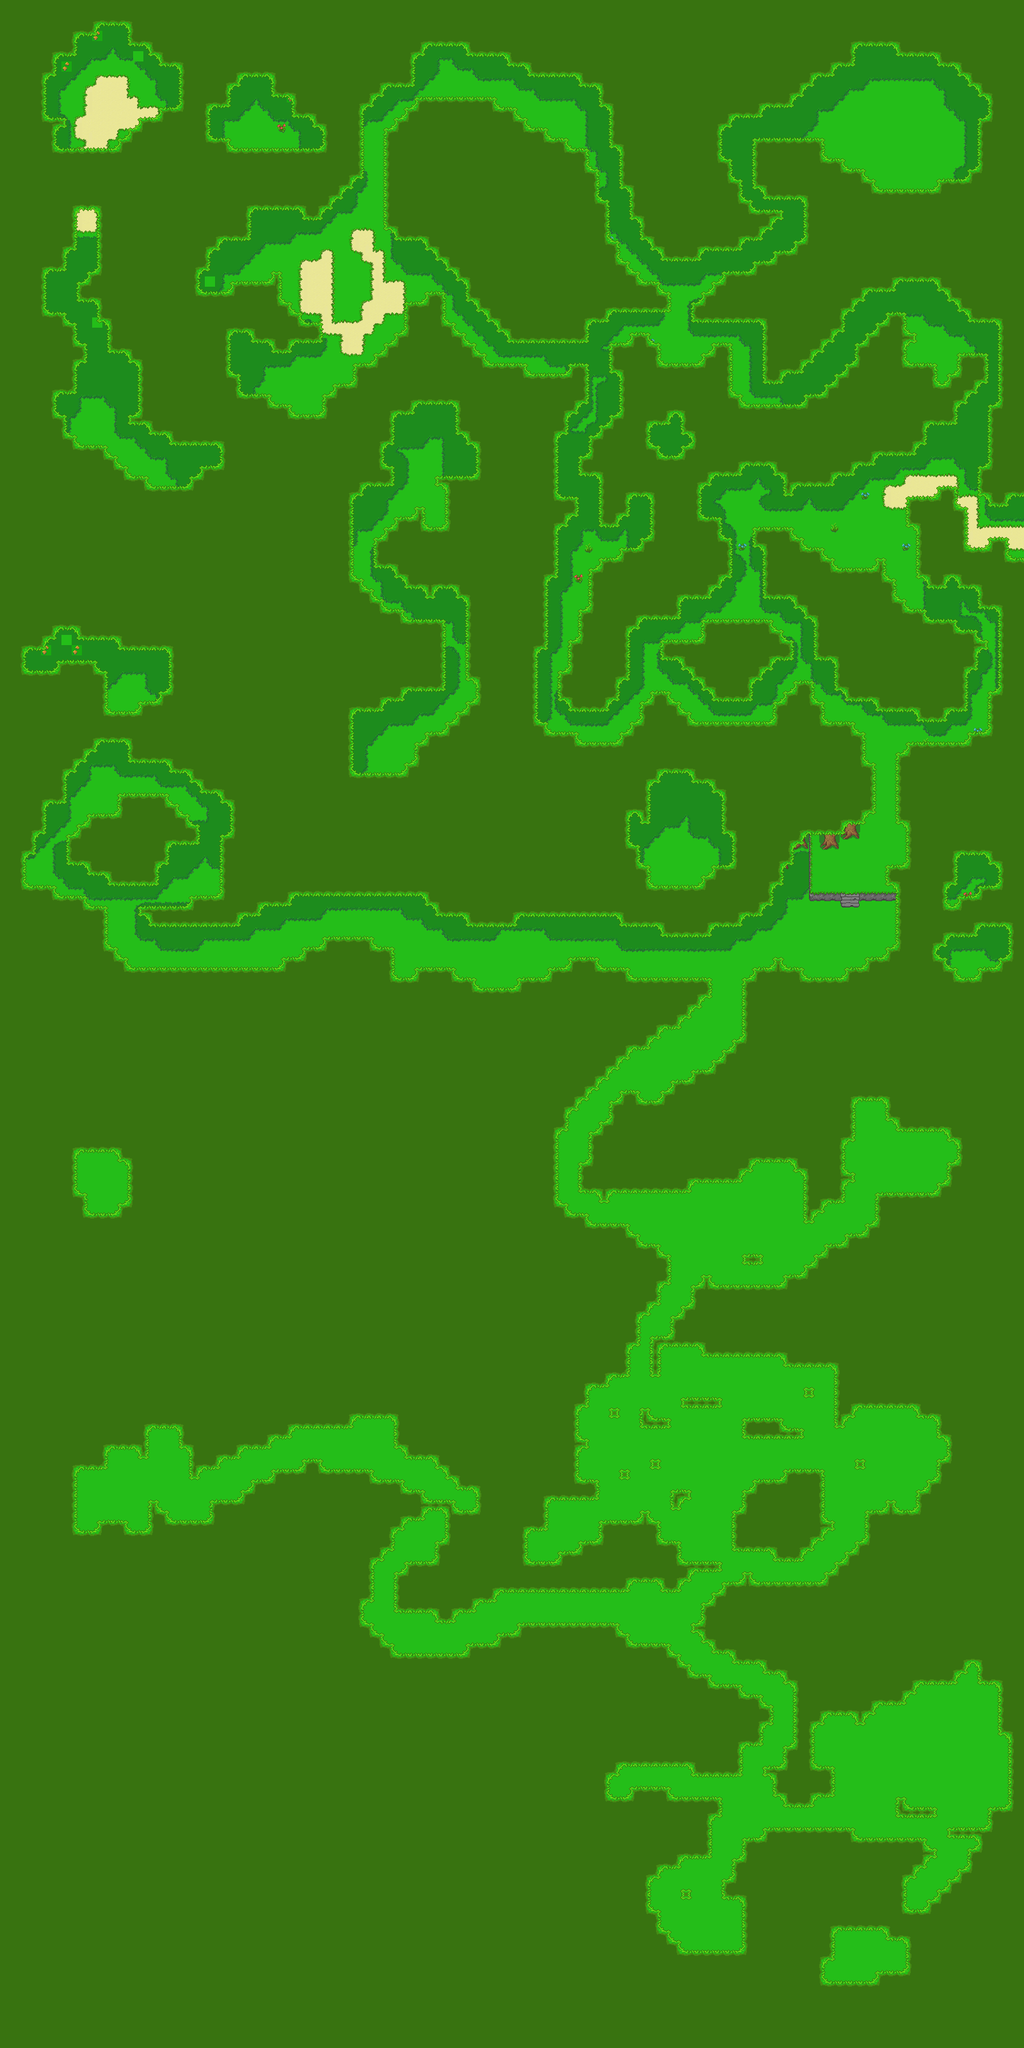

This game map was drawn from its Tiled (.tmx) file and the tilesets committed beside it. A one-line description and the trimmed map source follow:
An orthogonal 100x200 tile map with 16x16 px tiles, 3 tile layers (Spring Base, Spring Ground, Spring Upper) and 8 objects (3x Exit, 3x Entrance, Route1, Quest1).

<map version="1.2" tiledversion="1.2.3" orientation="orthogonal" renderorder="right-down" width="100" height="200" tilewidth="16" tileheight="16" infinite="0" nextlayerid="6" nextobjectid="13">
 <properties>
  <property name="Outside" type="bool" value="true" />
 </properties>
 <tileset firstgid="1" source="tilesetManorGrounds.tsx" />
 <layer id="1" name="Spring Base" width="100" height="200">
  <data>[20000 cells, 20000 non-empty, 43 distinct tile ids]</data>
 </layer>
 <layer id="2" name="Spring Ground" width="100" height="200">
  <data>[20000 cells, 13852 non-empty, 15 distinct tile ids]</data>
 </layer>
 <layer id="3" name="Spring Upper" width="100" height="200">
  <data>[20000 cells, 19996 non-empty, 18 distinct tile ids]</data>
 </layer>
 <objectgroup id="4" name="Character Layer">
  <object id="11" name="Route1" x="1091.58" y="2227.58" width="8.83333" height="8.16667" />
  <object id="12" name="Quest1" x="1186.25" y="1876.58" width="8.83333" height="8.16667" />
 </objectgroup>
 <objectgroup id="5" name="Travel Layer">
  <object id="1" name="Exit" x="1586" y="775.333" width="13.8333" height="98.8333">
   <properties>
    <property name="Exit" value="mapManorGrounds" />
   </properties>
  </object>
  <object id="2" name="Entrance" x="1569.58" y="818.082" width="7.9166" height="10">
   <properties>
    <property name="Entrance" value="mapManorGrounds" />
   </properties>
  </object>
  <object id="3" name="Exit" x="1.29335" y="981.917" width="13.8333" height="50.8333">
   <properties>
    <property name="Exit" value="mapForestDungeonZone" />
   </properties>
  </object>
  <object id="4" name="Entrance" x="20.54" y="1011" width="7.9166" height="10">
   <properties>
    <property name="Entrance" value="mapForestDungeonZone" />
   </properties>
  </object>
  <object id="7" name="Exit" x="1585.94" y="2724.36" width="12.7424" height="72.4841">
   <properties>
    <property name="Exit" value="mapLesserForest" />
   </properties>
  </object>
  <object id="8" name="Entrance" x="1555.97" y="2754.64" width="7.9166" height="10">
   <properties>
    <property name="Entrance" value="mapLesserForest" />
   </properties>
  </object>
 </objectgroup>
</map>